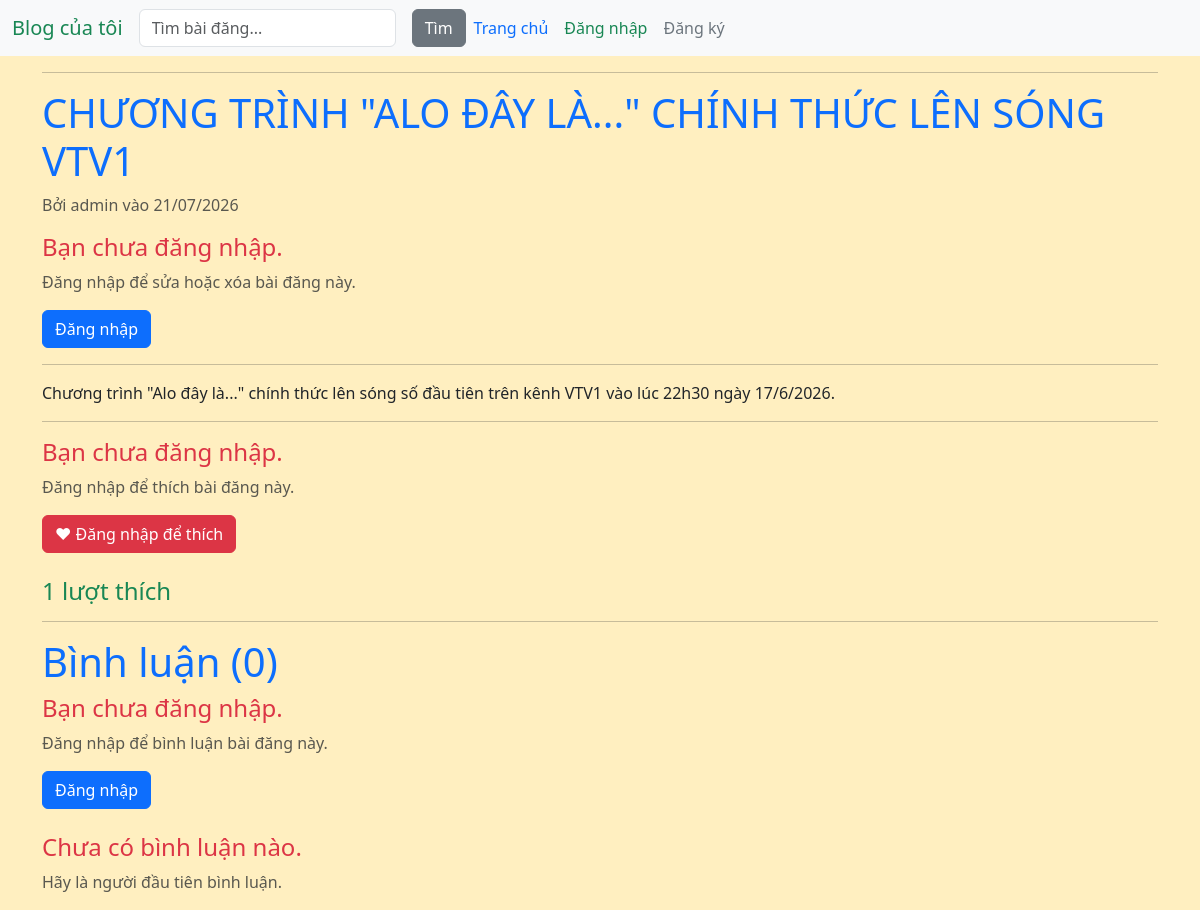
Page /post/44 on the committed database.
### blog/models.py (models this page shows, shortened)
class Post(models.Model):
    title = models.CharField(max_length=200)
    likes = models.ManyToManyField(User, related_name='blog_posts', blank=True)
    content = models.TextField()
    created_at = models.DateTimeField(auto_now_add=True)
    updated_at = models.DateTimeField(auto_now=True)
    author = models.ForeignKey(User, on_delete=models.CASCADE, default=1)
    def total_likes(self):
        return self.likes.count()

### blog/views.py (the view)
# urls.py: path('post/<int:pk>', PostDetailView.as_view(), name="post-detail"),
class PostDetailView(DetailView):
    model = Post
    template_name = 'post_detail.html'
    context_object_name = 'post'

### blog/templates/post_detail.html (shortened to what this page needs)
{% extends "base.html" %}
{% block content %}
    <hr>
    <h1 class="text-uppercase text-primary">{{ post.title }}</h1>
    <article>
        <p class="text-muted">Bởi {{ post.author.username }} vào {{ post.created_at|date:"d/m/Y" }}</p>
        {% if user == post.author %}
            <div>
                <a class="btn btn-secondary" href="{% url 'post-update' post.pk %}">Sửa bài đăng</a>
                <a class="btn btn-danger" href="{% url 'post-delete' post.pk %}">Xóa bài đăng</a>
            </div>
        {% else %}
            {% if user.is_authenticated %}
                <h4 class="text-danger">Bạn không thể sửa hay xóa bài đăng này vì bạn không phải là người tạo bài đăng.</h4>
            {% else %}
                <h4 class="text-danger">Bạn chưa đăng nhập.</h4>
                <p class="text-muted">Đăng nhập để sửa hoặc xóa bài đăng này.</p>
                <a href="{% url 'login' %}" class="btn btn-primary">Đăng nhập</a>
            {% endif %}
        {% endif %}
        <hr>
        <p>{{ post.content|truncatewords:30 }}</p>
    </article>
    <hr>
    <div>
        <form action="{% url 'like-post' post.pk %}">
            {% if user.is_authenticated %}
                {% if user in post.likes.all %}
                    <button id="like_btn" type="submit" class="btn btn-danger">❤ Bỏ thích</button>
                {% else %}
                    <button id="like_btn" type="submit" class="btn btn-outline-danger">❤ Thích ngay</button>
                {% endif %}
            {% else %}
                <h4 class="text-danger">Bạn chưa đăng nhập.</h4>
                <p class="text-muted">Đăng nhập để thích bài đăng này.</p>
                <a href="{% url 'login' %}" class="btn btn-danger">❤ Đăng nhập để thích</a>
            {% endif %}
        </form>
        <span class="ms-3 text-muted">
            {% if post.total_likes == 0 %}
                <h4 class="text-danger">Chưa có lượt thích</h4>
            {% else %}
                <h4 class="text-success">{{ post.total_likes }} lượt thích</h4>
            {% endif %}
        </span>
    </div>
    <hr>
    <h1 class="text-primary">Bình luận ({{ post.comments.count }})</h1>
    {% if user.is_authenticated %}
        <a href="{% url 'add-comment' post.pk %}" class="btn btn-primary">Viết bình luận</a>
    {% else %}
        <h4 class="text-danger">Bạn chưa đăng nhập.</h4>
        <p class="text-muted">Đăng nhập để bình luận bài đăng này.</p>
        <a href="{% url 'login' %}" class="btn btn-primary">Đăng nhập</a>
    {% endif %}
    <div class="comments-section">
        {% if not post.comments.all %}
            <h4 class="text-danger">Chưa có bình luận nào.</h4>
            <p class="text-muted">Hãy là người đầu tiên bình luận.</p>
        {% endif %}
    </div>
{% endblock %}

### rows in the picture
Post: title "CHƯƠNG TRÌNH \"ALO ĐÂY LÀ...\" CHÍNH THỨC LÊN SÓNG VTV1", author.username "admin", created_at "21/07/2026", content "Chương trình \"Alo đây là...\" chính thức lên sóng số đầu tiên trên kênh VTV1 vào lúc 22h30 ngày 17/6/2026.", total_likes "1", comments.count "0"
